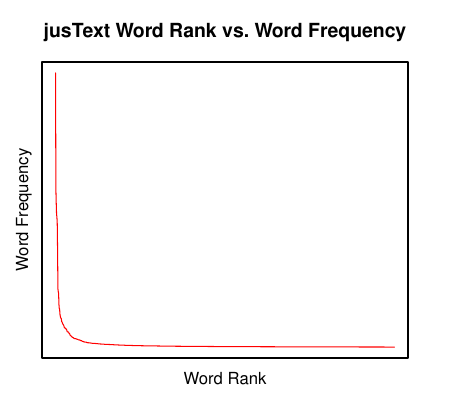

The R source for this figure:
library(RColorBrewer)

myData <- read.table("boilerpipe_words.stats")
fullData = rep(myData[,1])

title <- "jusText Word Rank vs. Word Frequency"
xlab <- "Word Rank"
ylab <- "Word Frequency"

pdf("boilerpipe_words.pdf", height=4.0, width=4.5)

#extend margin
# default: c(5,4,4,2) + 0.1
# bottom, left, top, right
par(mar=c(2,2,3.0,2) + 0.1)

mp <- plot(fullData, type="l", col="red", main=title, xlab=NA, ylab=NA, xaxt='n', yaxt='n')
mtext(side=1, xlab, line=0.5)
mtext(side=2, ylab, line=0.5)
